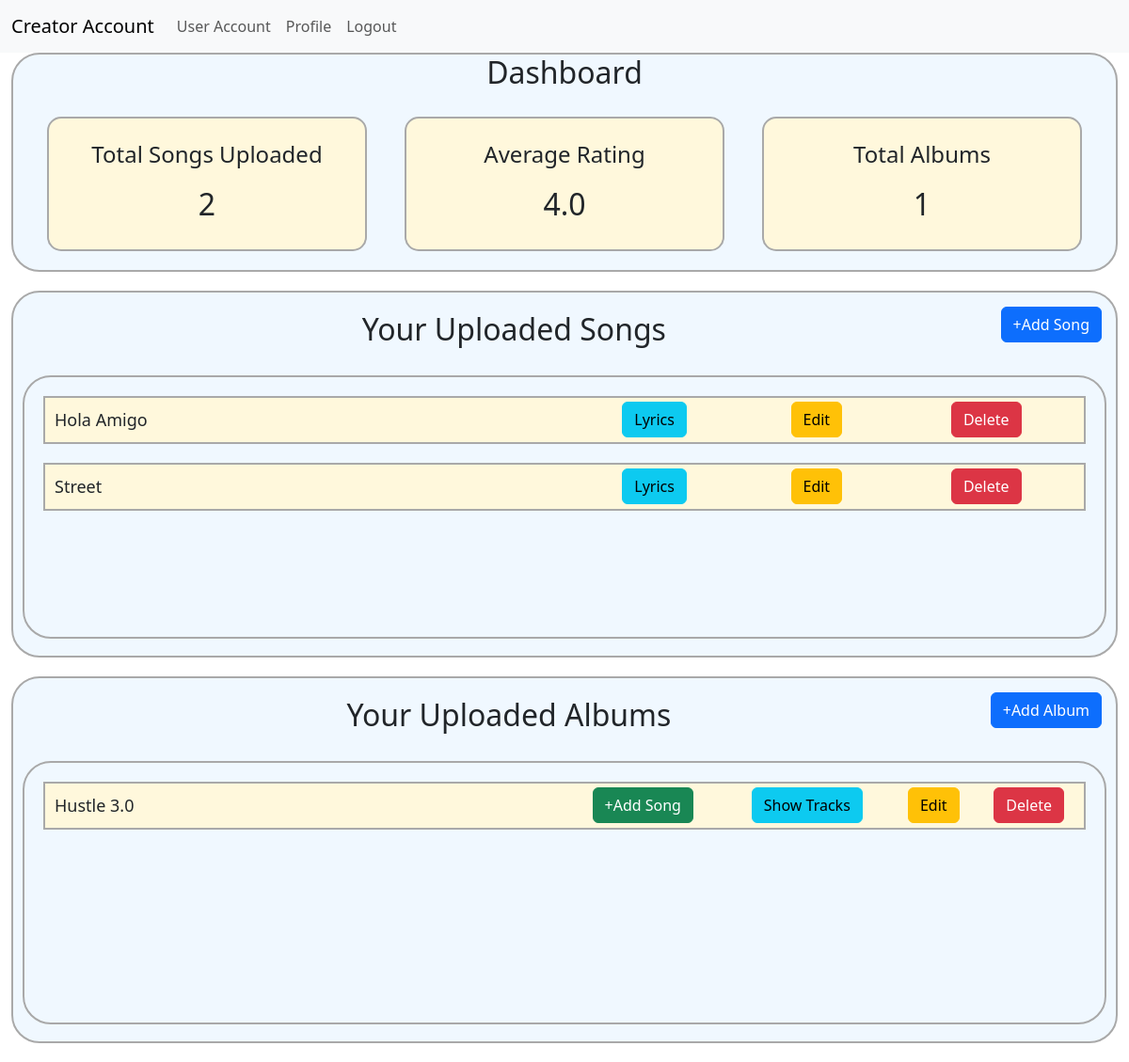
The app's page /home/1/creator_account, older data.
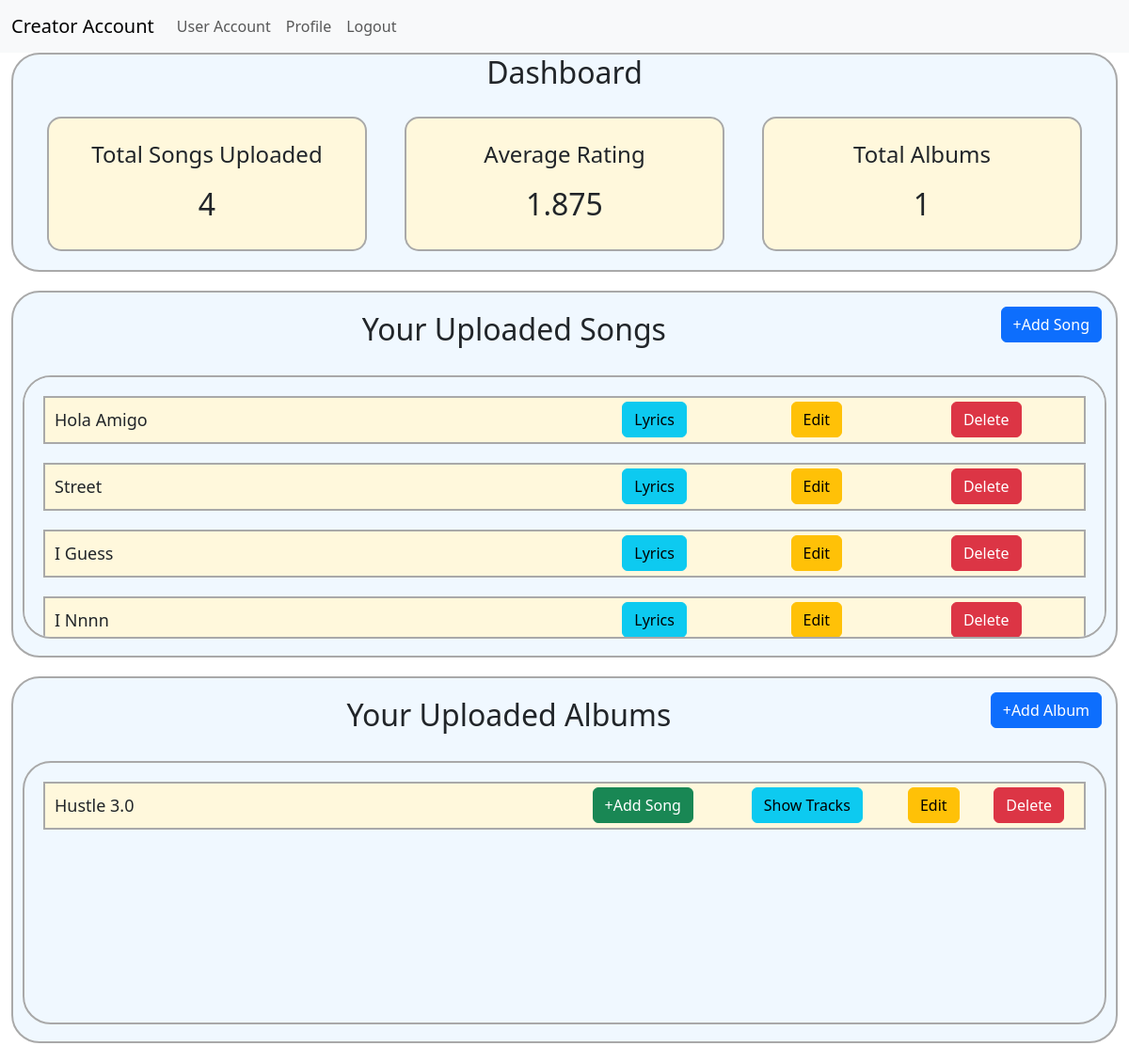
The same page, newer data.
### model1.py (models this page shows, shortened)
class Song(db.Model):
    song_id = db.Column(db.Integer, primary_key=True)
    song_name = db.Column(db.String(100), nullable=False)
    song_artist = db.Column(db.String(100))
    song_language = db.Column(db.String(30))
    song_genre = db.Column(db.String(50))
    song_lyrics = db.Column(db.Text())   # variable string size
    song_duration = db.Column(db.Integer)  # in seconds
    release_date = db.Column(db.String(20))
    creator_id = db.Column(db.Integer, db.ForeignKey("user.user_id"), nullable=False)
    album_id = db.Column(db.Integer, db.ForeignKey("album.album_id") ,default=None)
    song_path = db.Column(db.String(255),default=None)
    song_thumbnail = db.Column(db.String(255),default=None)
    song_play_count = db.Column(db.Integer, default=0)
    song_flag = db.Column(db.Boolean,default=False)
    song_avg_rating = db.Column(db.Float(), default=0) # included later during devlopement
    creator = db.relationship("User", backref="songs")

class Album(db.Model):
    album_id = db.Column(db.Integer, primary_key=True)
    album_name = db.Column(db.String(100), nullable=False)
    album_genre = db.Column(db.String(50))
    album_artist = db.Column(db.String(100))
    creator_id = db.Column(db.Integer, db.ForeignKey("user.user_id"))
    album_thumbnail = db.Column(db.String(255))
    album_flag = db.Column(db.Boolean,default=False)    #need to add this
    songs = db.relationship("Song", backref="albums",cascade="all, delete")
    creator = db.relationship("User", backref="albums")

### app.py (the view)
@app.route("/home/<int:u_id>/creator_account", methods=["GET", "POST"])
def creator_account(u_id):
    user = User.query.get(u_id)
    songs = Song.query.filter_by(creator_id=u_id).all()
    albums = Album.query.filter_by(creator_id=u_id).all()
    avg_rating=0
    sum_ratings=0
    if songs:
        for song in songs :
            sum_ratings += song.song_avg_rating
        avg_rating=(sum_ratings/len(songs))
    if request.method == "GET":
        if user.user_role_id == 1:
            return render_template("creator_account.html", user=user, songs=songs, albums=albums,avg_rating=avg_rating)
        else:
            return render_template("register_creator_form.html", user=user)
    if request.method == "POST":
        user.user_role_name = "creator"
        user.user_role_id = 1
        db.session.commit()
        return redirect("/home/{}/creator_account".format(u_id))

### app.py (called while the page is built)
@app.context_processor
def search_processor():
    return {'searched': request.form.get("searched")}

### templates/creator_account.html (shortened to what the changed rows need)
<!DOCTYPE html>
<html lang="en">
<head>
    <link href="https://cdn.jsdelivr.net/npm/bootstrap@5.3.2/dist/css/bootstrap.min.css" rel="stylesheet"
 />
</head>
<body>
    {% extends 'creator_navbar.html' %}
    {% block content %}
    <div class="container-fluid">
        <div class="dashboard">
            <h2>Dashboard</h2>
            <div class="container text-center">
                <div class="row">
                    <div class="col" id="dashboard-1">
                        <p style="font-size:x-large;">Total Songs Uploaded</p>
                        <h2>{{songs|length}}</h2>
                    </div>
                    <div class="col" id="dashboard-1">
                        <p style="font-size:x-large;">Average Rating</p>
                        <h2>{{avg_rating}}</h2>
                    </div>
                    <div class="col" id="dashboard-1">
                        <h2>{{albums|length}}</h2>
                    </div>
                </div>
            </div>
        </div>
        <div class="songs ">
            {% if songs|length == 0 %}
            <div style="text-align: center;">
                <h3>KickStart your creators journey</h3>
                <h3>start with uploading songs</h3>
                <a class="btn btn-primary" href="/add_song/{{user.user_id}}" type="button">+Add Song</a>
            </div>
            {% else %}
            <div class="song1">
                        {% for song in songs %}
                        <div class="song">
                            <table bgcolor="cornsilk" class="song-table">
                            <tr >
                                <td style="text-align: left;padding:10px;font-size:large;width:50%">{{song.song_name}}</td>
                                <td>
                                    <a class="btn btn-info"
                                        href="/creator_song_lyrics/{{user.user_id}}/{{song.song_id}}"
                                        type="button">Lyrics</a>
                                </td>
                                <td>
                                    <a class="btn btn-warning" type="button"
                                        href="/edit_song/{{user.user_id}}/{{song.song_id}}">Edit</a>
                                </td>
                                <td>
                                    <a class="btn btn-danger" type="button"
                                        href="/delete_song/{{user.user_id}}/{{song.song_id}}">delete</a>
                                </td>
                            </tr>
                        </table>
                        </div>
                        {% endfor %}
                {% endif %}
            </div>
        </div>
        <div class="songs ">
            {% if albums|length == 0 %}
            <div style="text-align: center;">
                <h3>KickStart your creators journey</h3>
                <h3>start with uploading Albums</h3>
                <a class="btn btn-primary" href="/add_album/{{user.user_id}}" type="button">+Add Album</a>
            </div>
            {% else %}
            <div class="song1">
                        {% for album in albums %}
                        <div class="song">
                            <table bgcolor="cornsilk" class="song-table">
                            <tr >
                                <td style="text-align: left;padding:10px;font-size:large;width:50%">{{album.album_name}}</td>
                                <td>
                                    <a class="btn btn-success" href="/add_album_song/{{user.user_id}}/{{album.album_id}}" type="button">+Add Song</a>
                                </td>
                                <td>
                                    <a class="btn btn-info"
                                        href="/creator_album_songs/{{user.user_id}}/{{album.album_id}}"
                                        type="button">Show Tracks</a>
                                </td>
                                <td>
                                    <a class="btn btn-warning" type="button"
                                        href="/edit_album/{{user.user_id}}/{{album.album_id}}">Edit</a>
                                </td>
                                <td>
                                    <a class="btn btn-danger" type="button"
                                        href="/delete_album/{{user.user_id}}/{{album.album_id}}">delete</a>
                                </td>
                            </tr>
                        </table>
                        </div>
                        {% endfor %}
                {% endif %}
            </div>
        </div>
    </div>
    {% endblock %}

Row changes from the older to the newer data that the page shows:
added Song: song_name "I Guess"
added Song: song_name "I Nnnn"
Text that changed along with them:
{{ songs|length }}: "2" → "4"
{{ avg_rating }}: "4.0" → "1.875"
